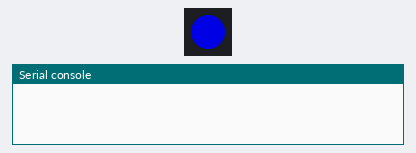
Recording of a program running on a simulated Pycom board running MicroPython. Shown: 1 RGB LEDs in strip order, left to right, the last lines printed to the serial console. Dim RGB values are drawn brighter than linear; WiFi joins after 1.5 s; no MQTT or app messages arrive unless stated; values from a settings file that is not in the repository are placeholders; a WiFi scan finds the one network the program names.

Above: at 0.1 s.
At 9.1 s:
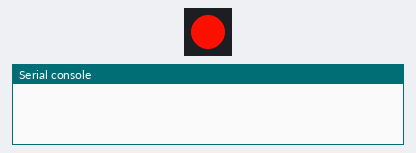
At 11.1 s:
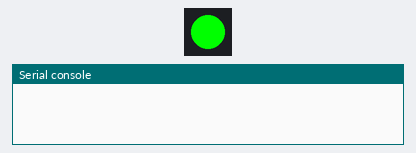
At 14.1 s:
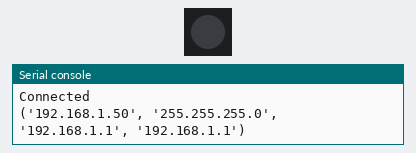
Timing chart, 0 to 15.6 s (numbered marks = the images above):
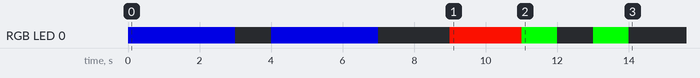

The program:

main.py
```python
from pycom import heartbeat, rgbled
from alarm import Alarm

heartbeat(False)
alarm = Alarm(5*60)


# while True:
#     try:
#         temperature = get_temperature("P11")
#         data = {"value": temperature, "sensorId": SENSOR_ID}
#         # post(URL, data=data, headers={"Content-Type": "application/json"})
#         post(URL, json=data)
#         print('sent')
#         rgbled(0x00ff00)
#         sleep(1)
#         rgbled(0x000000)

#     except Exception as e:
#         rgbled(0xff0000)
#         sleep(1)
#         rgbled(0x000000)
#         sleep(1)
#         rgbled(0xff0000)
#         sleep(1)
#         rgbled(0x000000)
#         print("error %s" % e)
#         pass

#     sleep(60*10)
```

alarm.py
```python
from machine import Timer, Pin
# from onewire import OneWire, DS18X20
from urequests import post
from utime import sleep
from pycom import heartbeat, rgbled
# from pysense import Pysense
# from MPL3115A2 import MPL3115A2, ALTITUDE
from mqtt import MQTTClient

import gc

from config import URL, SENSOR_ID, MQTT_SERVER, MQTT_USER, MQTT_PASSWORD, \
MQTT_PORT, MQTT_PASSWORD


def get_temperature(dat):
    # gnd = Pin(gnd, Pin.OUT, value=0)
    dat = Pin(dat)
    # vdd = Pin(vdd, Pin.OUT, value=1)
    ow = OneWire(dat)
    ds = DS18X20(ow)
    print('devices:', ds.roms)
    temp = ds.read_temps()
    print('temperatures:', temp)
    return temp[0]

def settimeout(duration):
    pass

class Alarm:

    def __init__(self, interval):
        self.__alarm = Timer.Alarm(self.__handler, interval, periodic=True)
        # py = Pysense()
        # self.__mp = MPL3115A2(py, mode=ALTITUDE)
        self.__client = MQTTClient(SENSOR_ID, MQTT_SERVER, user=MQTT_USER,
                                        password=MQTT_PASSWORD, port=MQTT_PORT)
        self.__client.settimeout = settimeout
        self.__client.connect()

    def __handler(self, alarm):
        try:
            temperature = get_temperature("P11")
            data = {"value": str(temperature), "sensorId": SENSOR_ID}
            # data = {"value": str(self.__mp.temperature()), "sensorId": SENSOR_ID}
            print(data)
            self.__client.publish(topic="sensors/", msg="")
            # post(URL, data=data, headers={"Content-Type": "application/json"})
            gc.collect()
            gc.mem_free()
            post(URL, json=data)
            print('sent')
            rgbled(0x00ff00)
            sleep(1)
            rgbled(0x000000)

        except Exception as e:
            rgbled(0xff0000)
            sleep(1)
            rgbled(0x000000)
            sleep(1)
            rgbled(0xff0000)
            sleep(1)
            rgbled(0x000000)
            print("error %s" % e)
            pass

    def stop(self):
        self.__alarm.callback(None)
```

wlan.py
```python
from network import WLAN
from utime import sleep
from pycom import rgbled

from config import SSID, WLAN_PW, IP_CONFIG

def wait_for_connection(wifi, timeout=10):
    while not wifi.isconnected() and timeout > 0:
        sleep(1)
        timeout -= 1
    if wifi.isconnected():
        rgbled(0x00ff00)
        sleep(1)
        rgbled(0x000000)
        sleep(1)
        rgbled(0x00ff00)
        sleep(1)
        rgbled(0x000000)
        print('Connected')
    else:
        rgbled(0xaa0000)
        sleep(2)
        rgbled(0x000000)
        sleep(1)
        rgbled(0xaa0000)
        sleep(2)
        rgbled(0x000000)
        print('Connection failed!')


def setup_wifi():
    # setup as a station
    wlan = WLAN(mode=WLAN.STA)

    wlan.scan()     # scan for available networks
    wlan.ifconfig(config=IP_CONFIG)
    wlan.connect(SSID, auth=(WLAN.WPA2, WLAN_PW),  timeout=10000)

    rgbled(0xf00f00)
    wait_for_connection(wlan)
    rgbled(0x0f000f)
    # wlan.ifconfig(config='dhcp')
    # wait_for_connection(wlan)

    print(wlan.ifconfig())
```

boot.py
```python
# boot.py -- run on boot-up
import os
from machine import UART, reset_cause, SOFT_RESET
from pycom import heartbeat, rgbled
from utime import sleep
from wlan import setup_wifi


uart = UART(0, 115200)
os.dupterm(uart)

heartbeat(False)
rgbled(0x0000aa)
sleep(3)
rgbled(0x000000)
sleep(1)
rgbled(0x0000aa)
sleep(3)
rgbled(0x000000)

if reset_cause() != SOFT_RESET:
    setup_wifi()
```
